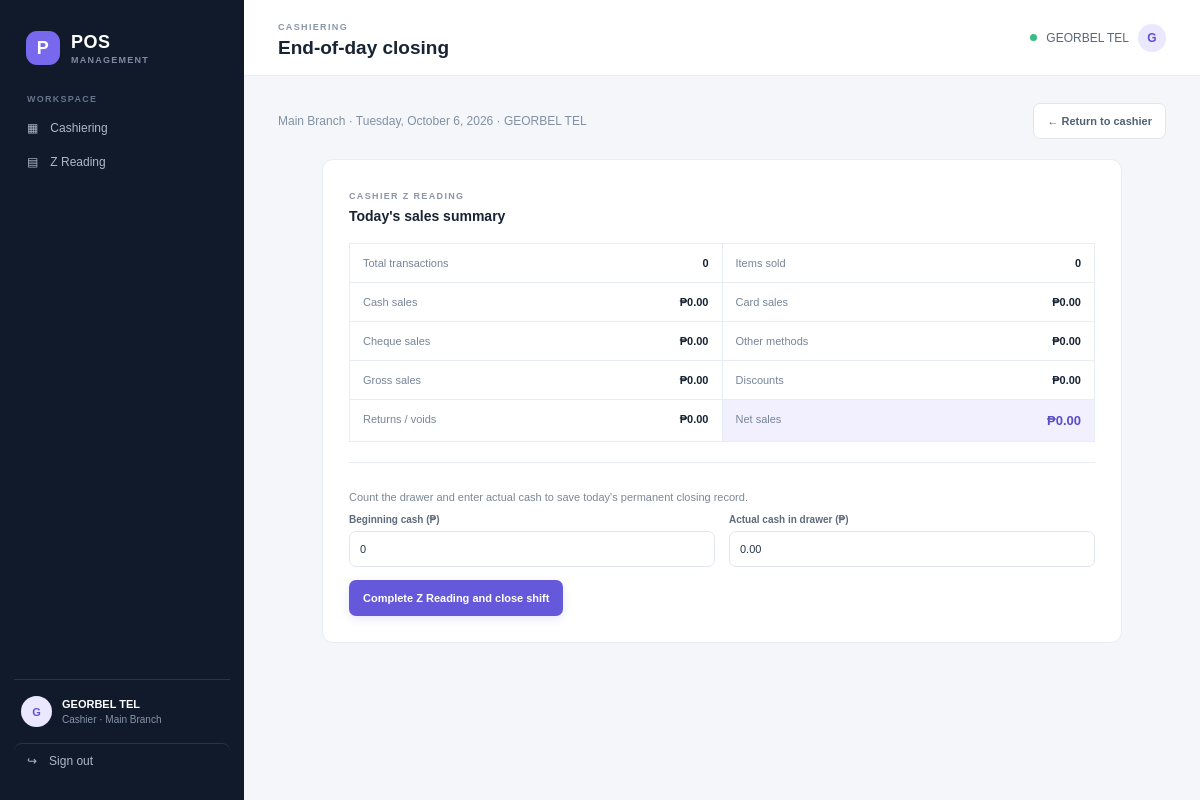
/cashier/z-reading/ (signed in), run on the app's committed database.
### pos/models.py (models this page shows, shortened)
class User(AbstractUser):
    class Role(models.TextChoices):
        ADMIN = "ADMIN", "Admin"
        CASHIER = "CASHIER", "Cashier"
    role = models.CharField(max_length=10, choices=Role.choices, default=Role.CASHIER)
    branch = models.ForeignKey(Branch, null=True, blank=True, on_delete=models.SET_NULL, related_name="users")
    full_name = models.CharField(max_length=160, blank=True)
    objects = POSUserManager()
    @property
    def display_name(self):
        return self.full_name or self.get_full_name() or self.username

class Branch(models.Model):
    name = models.CharField(max_length=120, unique=True)
    code = models.CharField(max_length=20, unique=True)
    address = models.TextField(blank=True)
    contact = models.CharField(max_length=60, blank=True)
    active = models.BooleanField(default=True)

### pos/views.py (the view, shortened to what this page needs)
# urls.py: path("cashier/z-reading/", views.cashier_zreading, name="cashier_zreading"),
@cashier_required
def cashier_zreading(request):
    branch = active_branch_for(request)
    today = timezone.localdate()
    existing = ZReading.objects.filter(cashier=request.user, branch=branch, business_date=today).first()
    summary = cashier_summary(request.user, today)
    return render(request, "pos/zreading.html", {"summary": summary, "reading": existing, "branch": branch})

### pos/views.py (called while the page is built, shortened)
def role_required(role):
    def decorator(view_func):
        @wraps(view_func)
        def wrapped(request, *args, **kwargs):
            if not request.user.is_authenticated:
                return redirect("login")
            if request.user.role != role:
                messages.error(request, "You do not have permission to access that page.")
                return redirect("cashier" if request.user.role == User.Role.CASHIER else "backoffice")
            return view_func(request, *args, **kwargs)
        return wrapped
    return decorator

def active_branch_for(request):
    if request.user.role == User.Role.CASHIER:
        branch = Branch.objects.filter(pk=request.user.branch_id, active=True).first()
    if branch is None:
        raise Http404("An active branch must be configured for this account.")
    return branch

### templates/pos/zreading.html (shortened to what this page needs)
{% extends "pos/base.html" %}
{% block page_heading %}End-of-day closing{% endblock %}
{% block content %}
<div class="page-intro"><p class="muted">{{ branch.name }} · {{ summary.business_date|date:"l, F j, Y" }} · {{ user.display_name }}</p><a class="button secondary" href="{% url 'cashier' %}">← Return to cashier</a></div>
<div class="z-card panel"><div class="panel-heading"><div><span class="eyebrow">CASHIER Z READING</span><h2>Today's sales summary</h2></div>{% if reading %}<span class="badge success">SHIFT CLOSED</span>{% endif %}</div>
<div class="z-stats"><div><span>Total transactions</span><strong>{{ summary.transactions }}</strong></div><div><span>Items sold</span><strong>{{ summary.items_sold|floatformat:0 }}</strong></div><div><span>Cash sales</span><strong>₱{{ summary.cash_sales|floatformat:2 }}</strong></div><div><span>Card sales</span><strong>₱{{ summary.card_sales|floatformat:2 }}</strong></div><div><span>Cheque sales</span><strong>₱{{ summary.cheque_sales|floatformat:2 }}</strong></div><div><span>Other methods</span><strong>₱{{ summary.other_sales|floatformat:2 }}</strong></div><div><span>Gross sales</span><strong>₱{{ summary.gross_sales|floatformat:2 }}</strong></div><div><span>Discounts</span><strong>₱{{ summary.discounts|floatformat:2 }}</strong></div><div><span>Returns / voids</span><strong>₱{{ summary.voids|floatformat:2 }}</strong></div><div class="z-net"><span>Net sales</span><strong>₱{{ summary.net_sales|floatformat:2 }}</strong></div></div>
{% if reading %}<div class="z-closed"><div><span>Z Reading number</span><strong>{{ reading.number }}</strong></div><div><span>Beginning cash</span><strong>₱{{ reading.beginning_cash|floatformat:2 }}</strong></div><div><span>Expected cash</span><strong>₱{{ reading.expected_cash|floatformat:2 }}</strong></div><div><span>Actual cash</span><strong>₱{{ reading.actual_cash|floatformat:2 }}</strong></div><div><span>Cash variance</span><strong>₱{{ reading.variance|floatformat:2 }}</strong></div><div><span>Closed at</span><strong>{{ reading.created_at|date:"M j, Y · H:i" }}</strong></div></div>
{% else %}<form method="post" class="z-close-form">{% csrf_token %}<p>Count the drawer and enter actual cash to save today's permanent closing record.</p><div class="form-grid"><div class="field"><label>Beginning cash (₱)</label><input class="input" type="number" name="beginning_cash" min="0" step=".01" value="0" required></div><div class="field"><label>Actual cash in drawer (₱)</label><input class="input" type="number" name="actual_cash" min="0" step=".01" value="{{ summary.cash_sales|floatformat:2 }}" required></div></div><button class="button primary" type="submit" data-confirm-message="This permanently closes today's shift. No further sales can be entered today." data-confirm-title="Close this shift?" data-confirm-action="Close shift">Complete Z Reading and close shift</button></form>{% endif %}</div>
{% endblock %}

### templates/pos/base.html (shortened to what this page needs)
{% load static %}
<!doctype html>
<html lang="en">
<head>
  <link rel="stylesheet" href="{% static 'pos/app.css' %}">
  <link rel="stylesheet" href="{% static 'pos/confirm.css' %}">
</head>
<body class="{% if user.is_authenticated and user.role == 'CASHIER' %}cashier-shell{% endif %}">
{% if user.is_authenticated %}
<div class="layout">
  <aside class="sidebar">
    <a class="brand" href="{% url 'dashboard' %}"><span class="brand-icon">P</span><span>POS<span class="brand-sub">MANAGEMENT</span></span></a>
    <div class="nav-caption">WORKSPACE</div>
    {% if user.role == "ADMIN" %}
      <a class="nav-link" href="{% url 'backoffice' %}">▦ <span>Dashboard</span></a>
      <div class="nav-caption">FILE</div>
      <a class="nav-link" href="{% url 'master' 'products' %}">▣ <span>Products</span></a>
      <div class="nav-caption">TRANSACTIONS</div>
      <a class="nav-link" href="{% url 'purchases' %}">⇩ <span>Delivery / Purchase</span></a>
      <a class="nav-link" href="{% url 'bad_orders' %}">⚠ <span>Bad Order</span></a>
      <div class="nav-caption">MAINTENANCE</div>
      <a class="nav-link" href="{% url 'master' 'payments' %}">▤ <span>Card / Cheque</span></a>
      <a class="nav-link" href="{% url 'master' 'branches' %}">⌖ <span>Branch</span></a>
      <a class="nav-link" href="{% url 'master' 'suppliers' %}">♧ <span>Supplier</span></a>
      <a class="nav-link" href="{% url 'master' 'units' %}">◫ <span>Unit of Measure</span></a>
      <a class="nav-link" href="{% url 'master' 'departments' %}">▦ <span>Department</span></a>
      <a class="nav-link" href="{% url 'master' 'users' %}">♙ <span>User</span></a>
      <a class="nav-link" href="{% url 'stock' %}">▥ <span>Stock</span></a>
      <a class="nav-link" href="{% url 'master' 'company' %}">ⓘ <span>About Us</span></a>
      <div class="nav-caption">REPORTS</div>
      <a class="nav-link" href="{% url 'report' 'inventory' %}">▥ <span>Inventory</span></a>
      <a class="nav-link" href="{% url 'report' 'sales' %}">↗ <span>Sales</span></a>
      <a class="nav-link" href="{% url 'report' 'payables' %}">＄ <span>Payable</span></a>
      <a class="nav-link" href="{% url 'report' 'history' %}">◷ <span>History</span></a>
      <a class="nav-link" href="{% url 'report' 'zreadings' %}">▤ <span>Z Reading</span></a>
    {% else %}
      <a class="nav-link" href="{% url 'cashier' %}">▦ <span>Cashiering</span></a>
      <a class="nav-link" href="{% url 'cashier_zreading' %}">▤ <span>Z Reading</span></a>
    {% endif %}
    <div class="sidebar-bottom"><div class="user-chip"><span class="avatar">{{ user.display_name|first|upper }}</span><span><b>{{ user.display_name }}</b><small>{{ user.get_role_display }}{% if user.branch %} · {{ user.branch.name }}{% endif %}</small></span></div><a class="nav-link signout" href="{% url 'logout' %}">↪ <span>Sign out</span></a></div>
  </aside>
  <main class="main">
    <header class="topbar"><div><span class="eyebrow">{% if user.role == "ADMIN" %}BACK OFFICE{% else %}CASHIERING{% endif %}</span><h1>{% block page_heading %}Dashboard{% endblock %}</h1></div><div class="top-user"><span class="status-dot"></span>{{ user.display_name }}<span class="avatar small">{{ user.display_name|first|upper }}</span></div></header>
    <section class="content">
      {% block content %}{% endblock %}
    </section>
  </main>
</div>
{% else %}
  {% for message in messages %}<div class="alert {{ message.tags }} login-alert">{{ message }}</div>{% endfor %}
  {% block anonymous_content %}{% endblock %}
{% endif %}
</body>
</html>

### static/pos/app.css (style rules this page uses)
:root { font-family:"DM Sans",Arial,sans-serif;color:#182333;background:#f4f6fa;font-synthesis:none;text-rendering:optimizeLegibility;--ink:#182333;--muted:#8190a3;--line:#e8edf3;--purple:#6558db;--nav:#111a2b;--surface:#fff }
* { box-sizing:border-box }
body { margin:0;background:#f4f6fa;color:var(--ink);font-size:14px }
a { color:inherit;text-decoration:none }
button,input,select,textarea { font:inherit }
.layout { min-height:100vh }
.sidebar { position:fixed;inset:0 auto 0 0;width:244px;background:var(--nav);color:#aeb8c8;padding:22px 14px;display:flex;flex-direction:column;overflow-y:auto;z-index:3 }
.brand { height:52px;display:flex;align-items:center;gap:11px;padding:0 12px;color:white;font:800 18px Manrope,sans-serif;letter-spacing:.03em }
.brand-icon { height:34px;width:34px;border-radius:11px;display:inline-grid;place-items:center;background:#7768ed;color:#fff;font:800 18px Manrope,sans-serif }
.brand-sub { display:block;color:#7f8ba0;font:600 9px "DM Sans",sans-serif;letter-spacing:.14em;margin-top:2px }
.nav-caption { font-size:9px;letter-spacing:.14em;color:#66748a;font-weight:700;padding:20px 13px 7px }
.nav-link { display:flex;align-items:center;gap:12px;padding:10px 13px;border-radius:8px;font-size:12px;font-weight:500;transition:.15s }
.nav-link span { white-space:nowrap }
.sidebar-bottom { margin-top:auto;padding-top:18px }
.user-chip { border-top:1px solid #293449;padding:16px 7px;display:flex;gap:10px;align-items:center;color:white;font-size:11px }
.user-chip small { display:block;margin-top:4px;color:#8795aa;font-size:10px }
.avatar { display:inline-grid;place-items:center;background:#eae7ff;color:#6052d6;width:31px;height:31px;border-radius:50%;font-weight:700 }
.avatar.small { width:28px;height:28px }
.signout { border-top:1px solid #293449 }
.main { margin-left:244px;min-height:100vh }
.topbar { height:76px;background:#fff;border-bottom:1px solid var(--line);display:flex;align-items:center;justify-content:space-between;padding:0 34px;position:sticky;top:0;z-index:2 }
.topbar h1 { font:700 19px Manrope,sans-serif;margin:4px 0 0 }
.eyebrow { color:#8a96a8;font-size:9px;font-weight:700;letter-spacing:.15em }
.top-user { display:flex;align-items:center;gap:9px;font-size:12px;color:#59677a }
.status-dot { width:7px;height:7px;border-radius:50%;background:#36bd84 }
.content { padding:27px 34px 42px;max-width:1700px;margin:auto }
.page-intro { display:flex;justify-content:space-between;align-items:center;gap:15px;margin:0 0 20px }
.page-intro p { margin:0 }
.muted { color:var(--muted);font-size:12px }
.panel { background:white;border:1px solid var(--line);border-radius:11px;padding:19px;margin-bottom:16px;min-width:0 }
.panel-heading { display:flex;justify-content:space-between;align-items:center;gap:12px;margin-bottom:15px }
.panel-heading h2 { font:700 14px Manrope,sans-serif;margin:0 0 4px }
.button { height:36px;border-radius:7px;display:inline-flex;align-items:center;justify-content:center;gap:9px;padding:0 13px;border:1px solid transparent;cursor:pointer;font-size:11px;font-weight:600;white-space:nowrap }
.button.primary { background:#6558db;color:white;box-shadow:0 3px 8px #6558db24 }
.button.secondary { background:white;border-color:#e1e6ee;color:#536176 }
.input { width:100%;min-width:0;min-height:36px;padding:8px 10px;border:1px solid #e1e6ee;border-radius:7px;background:white;color:#263448;outline:none;font-size:11px }
.field { margin-bottom:13px }
.field label,.login-form label { display:block;font-size:10px;color:#5e6b7d;font-weight:600;margin:0 0 6px }
.form-grid { display:grid;grid-template-columns:repeat(2,minmax(0,1fr));gap:0 14px }
.z-card { max-width:800px;margin:0 auto;padding:26px }
.z-card>.panel-heading h2 { margin-top:6px }
.z-stats { display:grid;grid-template-columns:repeat(2,1fr);border-top:1px solid var(--line);border-left:1px solid var(--line) }
.z-stats>div { display:flex;justify-content:space-between;padding:13px;border-right:1px solid var(--line);border-bottom:1px solid var(--line);font-size:11px }
.z-stats>div span { color:#778499 }
.z-net { background:#f2f0ff }
.z-net strong { color:#594dc9;font-size:13px }
.z-close-form { margin-top:20px;padding-top:17px;border-top:1px solid var(--line) }
.z-close-form>p { color:#7b8796;font-size:11px }

### data on the page
User: display_name|first "G", display_name "GEORBEL TEL", role "Cashier", branch.name "Main Branch"
Branch: name "Main Branch"

### other printed values
{{ summary.business_date|date:"l, F j, Y" }} "Tuesday, October 6, 2026"
{{ summary.transactions }} "0"
{{ summary.items_sold|floatformat:0 }} "0"
{{ summary.cash_sales|floatformat:2 }} "0.00"
{{ summary.card_sales|floatformat:2 }} "0.00"
{{ summary.cheque_sales|floatformat:2 }} "0.00"
{{ summary.other_sales|floatformat:2 }} "0.00"
{{ summary.gross_sales|floatformat:2 }} "0.00"
{{ summary.discounts|floatformat:2 }} "0.00"
{{ summary.voids|floatformat:2 }} "0.00"
{{ summary.net_sales|floatformat:2 }} "0.00"
